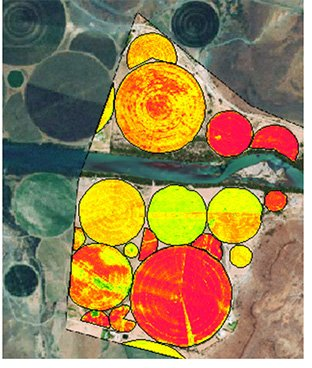
#> input picture BSCOMPUTER ENGINEERING/4th YEAR OF COMPUTER ENGINEERING/7th SEMESTER/DIGITAL IMAGE PROCESSING/FINALTERMPREPARATIONPROGRAMS/OEL-Image-1.jpg, 312 x 368 px
$ python OEL1.PY
#> lines starting #> are read from the running program, lines starting #| are printed output that depends on the picture
from PIL import Image
import matplotlib.pyplot as plt
import numpy as np
# Load the uploaded image
image_path = "OEL-Image-1.jpg"
image = Image.open(image_path)
#> image is the input picture: PIL image 312x368 RGB; mean R, G, B 151.9, 128.7, 86.3
# Display the original image
plt.figure(figsize=(6, 6))
plt.title("Original Image")
plt.imshow(image)
plt.axis("off")
plt.show()
# Convert the image to grayscale for processing
gray_image = image.convert("L")
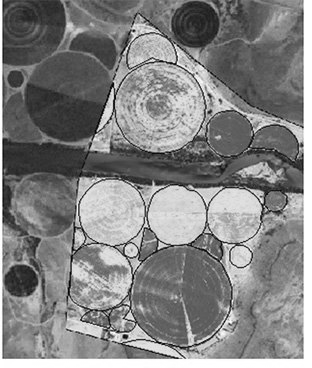
#> gray_image: PIL image 312x368 L; min 1, max 255, mean 130.8
# Display the grayscale image
plt.figure(figsize=(6, 6))
plt.title("Grayscale Image")
plt.imshow(gray_image, cmap="gray")
plt.axis("off")
plt.show()
# Convert the grayscale image to a NumPy array for further processing
gray_array = np.array(gray_image)
gray_array.shape

$ run again, with BSCOMPUTER ENGINEERING/4th YEAR OF COMPUTER ENGINEERING/7th SEMESTER/DIGITAL IMAGE PROCESSING/FINALTERMPREPARATIONPROGRAMS/OEL-Image-2.jpg copied over BSCOMPUTER ENGINEERING/4th YEAR OF COMPUTER ENGINEERING/7th SEMESTER/DIGITAL IMAGE PROCESSING/FINALTERMPREPARATIONPROGRAMS/OEL-Image-1.jpg
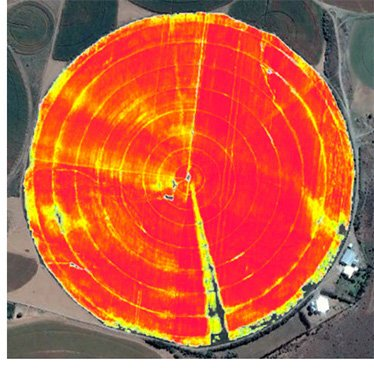
#> input picture BSCOMPUTER ENGINEERING/4th YEAR OF COMPUTER ENGINEERING/7th SEMESTER/DIGITAL IMAGE PROCESSING/FINALTERMPREPARATIONPROGRAMS/OEL-Image-2.jpg, 374 x 368 px
#> image is the input picture: PIL image 374x368 RGB; mean R, G, B 196.1, 94.6, 66.9
#> `gray_image = image.convert("L")`:
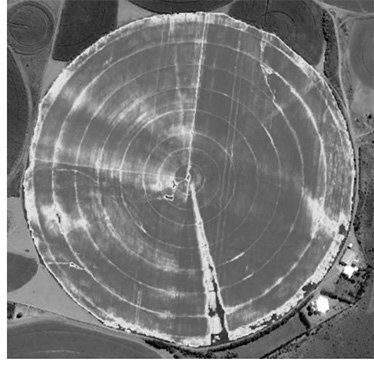
#> gray_image: PIL image 374x368 L; min 0, max 255, mean 121.8

$ run again, with BSCOMPUTER ENGINEERING/4th YEAR OF COMPUTER ENGINEERING/7th SEMESTER/DIGITAL IMAGE PROCESSING/FINALTERMPREPARATIONPROGRAMS/OEL-Image-3.jpg copied over BSCOMPUTER ENGINEERING/4th YEAR OF COMPUTER ENGINEERING/7th SEMESTER/DIGITAL IMAGE PROCESSING/FINALTERMPREPARATIONPROGRAMS/OEL-Image-1.jpg
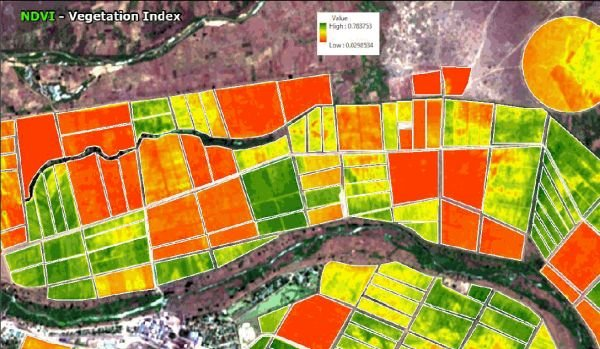
#> input picture BSCOMPUTER ENGINEERING/4th YEAR OF COMPUTER ENGINEERING/7th SEMESTER/DIGITAL IMAGE PROCESSING/FINALTERMPREPARATIONPROGRAMS/OEL-Image-3.jpg, 600 x 349 px
#> image is the input picture: PIL image 600x349 RGB; mean R, G, B 169.2, 136.7, 69.7
#> `gray_image = image.convert("L")`:
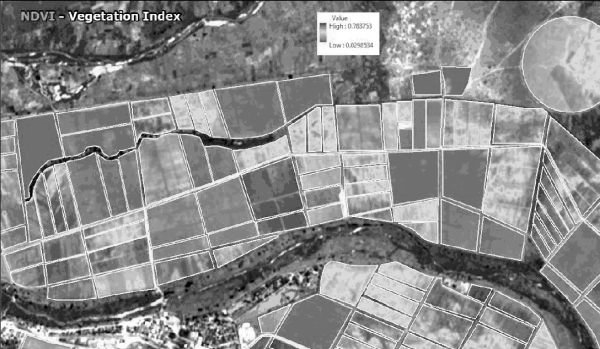
#> gray_image: PIL image 600x349 L; min 0, max 255, mean 138.8

$ run again, with BSCOMPUTER ENGINEERING/4th YEAR OF COMPUTER ENGINEERING/7th SEMESTER/DIGITAL IMAGE PROCESSING/FINALTERMPREPARATIONPROGRAMS/OEL-Image-4.jpg copied over BSCOMPUTER ENGINEERING/4th YEAR OF COMPUTER ENGINEERING/7th SEMESTER/DIGITAL IMAGE PROCESSING/FINALTERMPREPARATIONPROGRAMS/OEL-Image-1.jpg
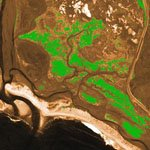
#> input picture BSCOMPUTER ENGINEERING/4th YEAR OF COMPUTER ENGINEERING/7th SEMESTER/DIGITAL IMAGE PROCESSING/FINALTERMPREPARATIONPROGRAMS/OEL-Image-4.jpg, 150 x 150 px
#> image is the input picture: PIL image 150x150 RGB; mean R, G, B 120.3, 100.7, 48.7
#> `gray_image = image.convert("L")`:
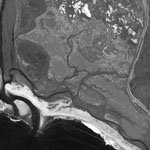
#> gray_image: PIL image 150x150 L; min 7, max 254, mean 100.6
